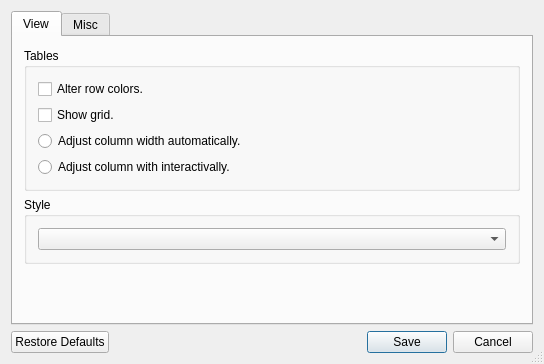
<?xml version="1.0" encoding="UTF-8"?>
<ui version="4.0">
 <class>SettingsDialogClass</class>
 <widget class="QDialog" name="SettingsDialogClass">
  <property name="geometry">
   <rect>
    <x>0</x>
    <y>0</y>
    <width>544</width>
    <height>351</height>
   </rect>
  </property>
  <property name="windowTitle">
   <string>Settings</string>
  </property>
  <property name="windowIcon">
   <iconset resource="res/res.qrc">
    <normaloff>:/pic/configure.png</normaloff>:/pic/configure.png</iconset>
  </property>
  <property name="sizeGripEnabled">
   <bool>true</bool>
  </property>
  <layout class="QVBoxLayout" name="verticalLayout_4">
   <item>
    <widget class="QTabWidget" name="tabWidget">
     <property name="currentIndex">
      <number>0</number>
     </property>
     <widget class="QWidget" name="tabWidgetPage1">
      <attribute name="title">
       <string>View</string>
      </attribute>
      <layout class="QVBoxLayout" name="verticalLayout">
       <item>
        <widget class="QGroupBox" name="groupBox_2">
         <property name="font">
          <font>
           <weight>50</weight>
           <bold>false</bold>
          </font>
         </property>
         <property name="title">
          <string>Tables</string>
         </property>
         <property name="flat">
          <bool>true</bool>
         </property>
         <layout class="QVBoxLayout" name="verticalLayout_3">
          <item>
           <widget class="QCheckBox" name="checkBoxRowColor">
            <property name="text">
             <string>Alter row colors.</string>
            </property>
           </widget>
          </item>
          <item>
           <widget class="QCheckBox" name="checkBoxGrid">
            <property name="text">
             <string>Show grid.</string>
            </property>
           </widget>
          </item>
          <item>
           <widget class="QRadioButton" name="radioButtonStretch">
            <property name="text">
             <string>Adjust column width automatically.</string>
            </property>
           </widget>
          </item>
          <item>
           <widget class="QRadioButton" name="radioButtonContents">
            <property name="text">
             <string>Adjust column with interactivally.</string>
            </property>
           </widget>
          </item>
         </layout>
        </widget>
       </item>
       <item>
        <widget class="QGroupBox" name="groupBox_4">
         <property name="title">
          <string>Style</string>
         </property>
         <property name="flat">
          <bool>true</bool>
         </property>
         <layout class="QVBoxLayout" name="verticalLayout_2">
          <item>
           <widget class="QComboBox" name="comboBoxStyle"/>
          </item>
         </layout>
        </widget>
       </item>
       <item>
        <spacer name="verticalSpacer">
         <property name="orientation">
          <enum>Qt::Vertical</enum>
         </property>
         <property name="sizeHint" stdset="0">
          <size>
           <width>20</width>
           <height>40</height>
          </size>
         </property>
        </spacer>
       </item>
      </layout>
     </widget>
     <widget class="QWidget" name="tabWidgetPage2">
      <attribute name="title">
       <string>Misc</string>
      </attribute>
      <layout class="QVBoxLayout" name="verticalLayout_5">
       <item>
        <widget class="QGroupBox" name="groupBox">
         <property name="font">
          <font>
           <weight>50</weight>
           <bold>false</bold>
          </font>
         </property>
         <property name="title">
          <string>Database</string>
         </property>
         <property name="flat">
          <bool>true</bool>
         </property>
         <layout class="QFormLayout" name="formLayout">
          <property name="fieldGrowthPolicy">
           <enum>QFormLayout::AllNonFixedFieldsGrow</enum>
          </property>
          <item row="0" column="0">
           <widget class="QLabel" name="label_2">
            <property name="text">
             <string>Path:</string>
            </property>
           </widget>
          </item>
          <item row="0" column="1">
           <layout class="QHBoxLayout" name="horizontalLayout">
            <item>
             <widget class="QLineEdit" name="dbPathLineEdit">
              <property name="readOnly">
               <bool>true</bool>
              </property>
             </widget>
            </item>
            <item>
             <widget class="QPushButton" name="dbPathPushButton">
              <property name="minimumSize">
               <size>
                <width>20</width>
                <height>20</height>
               </size>
              </property>
              <property name="maximumSize">
               <size>
                <width>20</width>
                <height>20</height>
               </size>
              </property>
              <property name="icon">
               <iconset resource="res/res.qrc">
                <normaloff>:/pic/folder_blue_open.png</normaloff>:/pic/folder_blue_open.png</iconset>
              </property>
              <property name="flat">
               <bool>true</bool>
              </property>
             </widget>
            </item>
           </layout>
          </item>
          <item row="1" column="0">
           <widget class="QLabel" name="label">
            <property name="sizePolicy">
             <sizepolicy hsizetype="Preferred" vsizetype="Expanding">
              <horstretch>0</horstretch>
              <verstretch>0</verstretch>
             </sizepolicy>
            </property>
            <property name="text">
             <string>Lots:</string>
            </property>
           </widget>
          </item>
          <item row="1" column="1">
           <layout class="QHBoxLayout" name="horizontalLayout_2">
            <item>
             <widget class="QCheckBox" name="checkBoxNoLots">
              <property name="text">
               <string/>
              </property>
              <property name="checked">
               <bool>true</bool>
              </property>
             </widget>
            </item>
            <item>
             <widget class="QLabel" name="labeLots">
              <property name="sizePolicy">
               <sizepolicy hsizetype="Expanding" vsizetype="Expanding">
                <horstretch>0</horstretch>
                <verstretch>0</verstretch>
               </sizepolicy>
              </property>
              <property name="wordWrap">
               <bool>true</bool>
              </property>
             </widget>
            </item>
           </layout>
          </item>
         </layout>
        </widget>
       </item>
       <item>
        <widget class="QGroupBox" name="groupBox_3">
         <property name="font">
          <font>
           <weight>50</weight>
           <bold>false</bold>
          </font>
         </property>
         <property name="title">
          <string>Country&amp;&amp;Language</string>
         </property>
         <property name="flat">
          <bool>true</bool>
         </property>
         <layout class="QFormLayout" name="formLayout_2">
          <item row="0" column="0" colspan="2">
           <widget class="QComboBox" name="comboBoxLocale">
            <property name="sizePolicy">
             <sizepolicy hsizetype="Expanding" vsizetype="Fixed">
              <horstretch>0</horstretch>
              <verstretch>0</verstretch>
             </sizepolicy>
            </property>
           </widget>
          </item>
         </layout>
        </widget>
       </item>
       <item>
        <widget class="QGroupBox" name="groupBox_5">
         <property name="title">
          <string>Units (application restart required)</string>
         </property>
         <property name="flat">
          <bool>true</bool>
         </property>
         <layout class="QFormLayout" name="formLayout_3">
          <item row="1" column="1">
           <widget class="QLineEdit" name="areaLineEdit">
            <property name="text">
             <string notr="true">ha</string>
            </property>
            <property name="maxLength">
             <number>3</number>
            </property>
           </widget>
          </item>
          <item row="1" column="0">
           <widget class="QLabel" name="label_3">
            <property name="text">
             <string>Area:</string>
            </property>
           </widget>
          </item>
          <item row="0" column="0">
           <widget class="QLabel" name="label_4">
            <property name="text">
             <string>Nutrients:</string>
            </property>
           </widget>
          </item>
          <item row="0" column="1">
           <widget class="QLineEdit" name="nutLineEdit">
            <property name="inputMask">
             <string notr="true"/>
            </property>
            <property name="text">
             <string notr="true">kg</string>
            </property>
            <property name="maxLength">
             <number>3</number>
            </property>
           </widget>
          </item>
         </layout>
        </widget>
       </item>
       <item>
        <spacer name="verticalSpacer_2">
         <property name="orientation">
          <enum>Qt::Vertical</enum>
         </property>
         <property name="sizeHint" stdset="0">
          <size>
           <width>20</width>
           <height>40</height>
          </size>
         </property>
        </spacer>
       </item>
      </layout>
     </widget>
    </widget>
   </item>
   <item>
    <widget class="QDialogButtonBox" name="buttonBox">
     <property name="standardButtons">
      <set>QDialogButtonBox::Cancel|QDialogButtonBox::RestoreDefaults|QDialogButtonBox::Save</set>
     </property>
    </widget>
   </item>
  </layout>
 </widget>
 <layoutdefault spacing="6" margin="11"/>
 <tabstops>
  <tabstop>tabWidget</tabstop>
  <tabstop>checkBoxRowColor</tabstop>
  <tabstop>checkBoxGrid</tabstop>
  <tabstop>radioButtonStretch</tabstop>
  <tabstop>radioButtonContents</tabstop>
  <tabstop>comboBoxStyle</tabstop>
  <tabstop>buttonBox</tabstop>
  <tabstop>dbPathLineEdit</tabstop>
  <tabstop>dbPathPushButton</tabstop>
  <tabstop>checkBoxNoLots</tabstop>
 </tabstops>
 <resources>
  <include location="res/res.qrc"/>
 </resources>
 <connections>
  <connection>
   <sender>buttonBox</sender>
   <signal>accepted()</signal>
   <receiver>SettingsDialogClass</receiver>
   <slot>accept()</slot>
   <hints>
    <hint type="sourcelabel">
     <x>317</x>
     <y>272</y>
    </hint>
    <hint type="destinationlabel">
     <x>294</x>
     <y>332</y>
    </hint>
   </hints>
  </connection>
  <connection>
   <sender>buttonBox</sender>
   <signal>rejected()</signal>
   <receiver>SettingsDialogClass</receiver>
   <slot>reject()</slot>
   <hints>
    <hint type="sourcelabel">
     <x>342</x>
     <y>272</y>
    </hint>
    <hint type="destinationlabel">
     <x>348</x>
     <y>332</y>
    </hint>
   </hints>
  </connection>
 </connections>
</ui>
